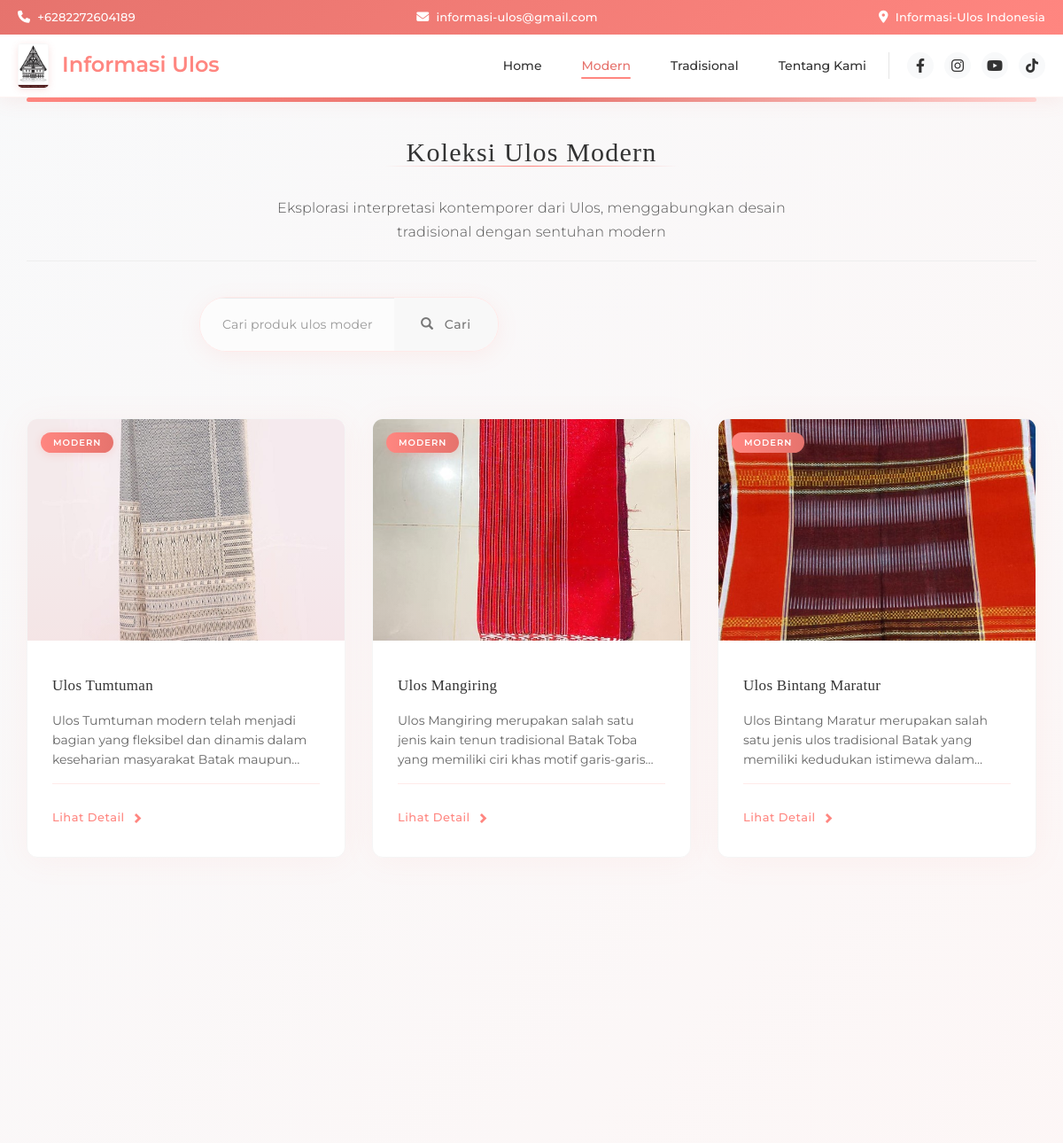
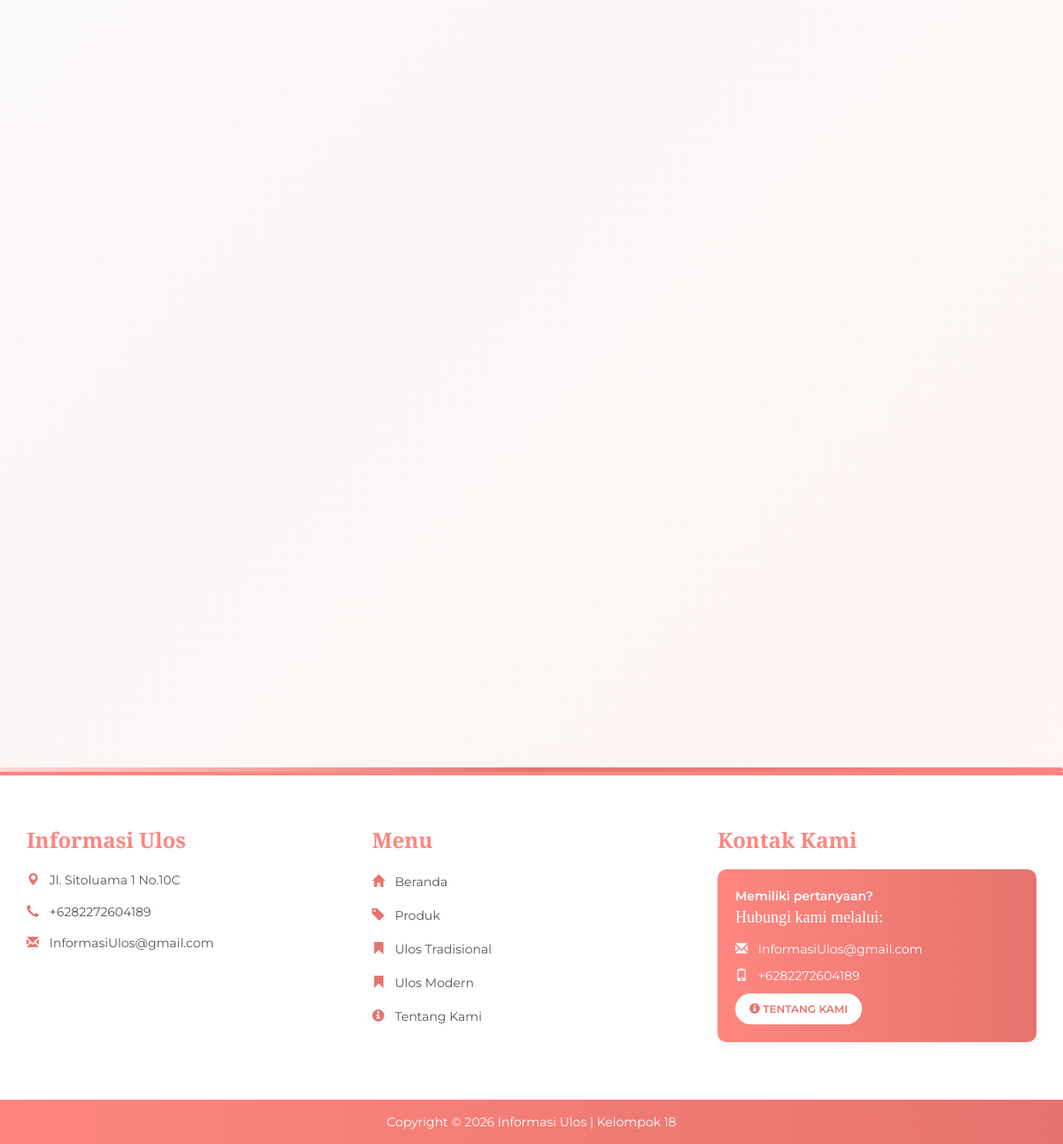
Page /modern.php on the committed database (2 pictures, top to bottom).
### tables this page shows
CREATE TABLE `produk` (
  `kode_produk` varchar(100) NOT NULL,
  `admin_id` int(11) DEFAULT NULL,
  `nama` varchar(100) NOT NULL,
  `image` text NOT NULL,
  `deskripsi` text NOT NULL,
  `detail` text DEFAULT NULL,
  `cara_pembuatan` text DEFAULT NULL,
  `bahan` text DEFAULT NULL COMMENT 'Kolom untuk bahan terpisah',
  `jumlah_benang` varchar(255) DEFAULT NULL,
  `panjang` varchar(50) DEFAULT NULL COMMENT 'Panjang produk',
  `lebar` varchar(50) DEFAULT NULL COMMENT 'Lebar produk',
  `sejarah` text DEFAULT NULL,
  `kategori` enum('Modern','Tradisional') NOT NULL DEFAULT 'Modern'
);

### modern.php (the view, shortened to what this page needs)
<?php
include 'header.php';
?>
<div class="container page-load-animation" style="font-family: 'Montserrat', 'Helvetica Neue', Helvetica, Arial, sans-serif; max-width: 1200px;">
    <div style="height: 5px; background: linear-gradient(to right, #ff8680, #e6736d, #ffd6d4); margin-bottom: 40px; border-radius: 50px;"></div>
    <div class="page-header" style="margin: 40px 0 40px; position: relative; text-align: center;">
        <h2 style="font-weight: 500; color: #333333; margin: 0; padding-bottom: 15px; display: inline-block; letter-spacing: 1.2px; position: relative; font-family: 'Playfair Display', serif;">
            <span style="background: transparent; padding: 0 25px; position: relative; z-index: 2;">Koleksi Ulos Modern</span>
            <span style="content: ''; position: absolute; bottom: 15px; left: 0; right: 0; height: 1px; background: linear-gradient(90deg, transparent, #ff8680, transparent); z-index: 1;"></span>
        </h2>
        <p style="color: #555555; margin-top: 18px; font-size: 16px; max-width: 650px; margin-left: auto; margin-right: auto; line-height: 1.7; font-weight: 300; letter-spacing: 0.2px; font-family: 'Montserrat', sans-serif;">Eksplorasi interpretasi kontemporer dari Ulos, menggabungkan desain tradisional dengan sentuhan modern</p>
    </div>
    <div class="row" style="margin-bottom: 60px;">
        <div class="col-md-8 col-md-offset-2">
            <form method="GET" action="">
                <div class="input-group" style="box-shadow: 0 5px 25px rgba(255, 134, 128, 0.1); border-radius: 30px; overflow: hidden; border: 1px solid #ffeae9; transition: all 0.3s ease;">
                    <input type="text" class="form-control" name="search" placeholder="Cari produk ulos modern..."
                           style="border: none; padding: 20px 25px; font-size: 14px; height: auto; background: #fcfcfc; transition: all 0.3s ease; font-family: 'Montserrat', sans-serif; letter-spacing: 0.2px;"
                           value="<?= isset($_GET['search']) ? htmlspecialchars($_GET['search']) : '' ?>">
                    <span class="input-group-btn" style="width: auto;">
                        <button class="btn btn-elegant-search" type="submit" style="border-radius: 0 30px 30px 0; padding: 20px 30px; border: none; background: #f8f8f8; transition: all 0.3s ease; font-family: 'Montserrat', sans-serif; letter-spacing: 0.5px; font-weight: 500;">
                            <i class="glyphicon glyphicon-search" style="margin-right: 8px;"></i> Cari
                        </button>
                    </span>
                </div>
            </form>
        </div>
    </div>
    <div class="row">
        <?php
        $whereClause = "WHERE kategori = 'Modern'";
        $query = "SELECT * FROM produk $whereClause ORDER BY kode_produk DESC";
        $result = mysqli_query($conn, $query);
        $produkCount = mysqli_num_rows($result);
        if ($produkCount > 0) {
            while ($row = mysqli_fetch_assoc($result)) {
                $kategori = $row['kategori'];
        ?>
            <div class="col-sm-6 col-md-4 animate-fade-up" style="padding: 15px; margin-bottom: 20px;">
                <div class="product-card" style="position: relative; border: none; box-shadow: 0 3px 35px rgba(255, 134, 128, 0.08); transition: all 0.4s cubic-bezier(0.165, 0.84, 0.44, 1); border-radius: 12px; overflow: hidden; background: #fff; height: 100%; border: 1px solid #f5f5f5;">
                    <div style="position: absolute; top: 15px; left: 15px; z-index: 10;">
                        <span style="font-size: 10px; font-weight: 600; padding: 5px 14px; background: linear-gradient(to right, #ff8680, #e6736d); color: #fff; border-radius: 30px; letter-spacing: 1px; text-transform: uppercase; box-shadow: 0 2px 10px rgba(255, 134, 128, 0.25); font-family: 'Montserrat', sans-serif;">
                            <?= $kategori; ?>
                        </span>
                    </div>
                    <div style="width: 100%; height: 250px; overflow: hidden; position: relative;">
                        <img src="image/produk/<?= $row['image']; ?>"
                             style="width: 100%; height: 100%; object-fit: cover; transition: transform 0.9s cubic-bezier(0.23, 1, 0.32, 1);">
                        <div style="position: absolute; top: 0; left: 0; right: 0; bottom: 0; background: linear-gradient(to bottom, rgba(0,0,0,0) 50%, rgba(255, 134, 128, 0.05) 100%);"></div>
                    </div>
                    <div style="padding: 28px;">
                        <h4 style="font-weight: 500; color: #333333; margin-bottom: 14px; font-size: 17px; line-height: 1.5; letter-spacing: 0.3px; font-family: 'Playfair Display', serif;">
                            <?= $row['nama']; ?>
                        </h4>
                        <p style="font-size: 14px; color: #666; margin: 15px 0; font-weight: 400; font-family: 'Montserrat', sans-serif; line-height: 1.6; max-height: 68px; overflow: hidden; text-overflow: ellipsis; display: -webkit-box; -webkit-line-clamp: 3; -webkit-box-orient: vertical;">
                            <?php
                            $short_desc = substr($row['deskripsi'], 0, 150);
                            $lastSpace = strrpos($short_desc, ' ');
                            $short_desc = substr($short_desc, 0, $lastSpace);
                            echo $short_desc . '...';
                            ?>
                        </p>
                        <div style="border-top: 1px solid #ffeae9; padding-top: 20px; margin-top: 5px;">
                            <a href="detail_produk.php?produk=<?= $row['kode_produk']; ?>" class="btn-elegant" style="font-family: 'Montserrat', sans-serif; font-weight: 500; letter-spacing: 0.5px;">
                                <span>Lihat Detail</span>
                                <i class="glyphicon glyphicon-chevron-right" style="margin-left: 8px; font-size: 12px; transition: all 0.3s ease;"></i>
                            </a>
                        </div>
                    </div>
                </div>
            </div>
        <?php
            }
        }
        ?>
    </div>
</div>
<div style="height: 5px; background: linear-gradient(to right, #ffd6d4, #e6736d, #ff8680); margin-top: 60px; border-radius: 50px;"></div>
<?php
include 'footer.php';
?>

### rows in the picture
produk: kategori "MODERN", image (picture), nama "Ulos Tumtuman", deskripsi "Ulos Tumtuman modern telah menjadi bagian yang fleksibel dan dinamis dalam keseharian masyarakat Batak…"
produk: kategori "MODERN", image (picture), nama "Ulos Mangiring", deskripsi "Ulos Mangiring merupakan salah satu jenis kain tenun tradisional Batak Toba yang memiliki ciri khas motif…"
produk: kategori "MODERN", image (picture), nama "Ulos Bintang Maratur", deskripsi "Ulos Bintang Maratur merupakan salah satu jenis ulos tradisional Batak yang memiliki kedudukan istimewa…"
